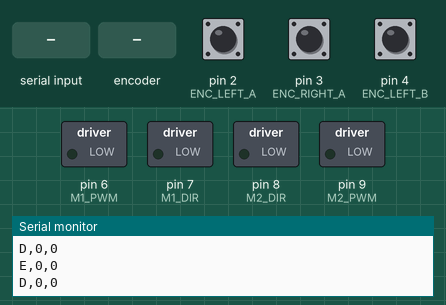
Simulated run of this sketch. Board: Arduino Mega 2560, built with avr-gcc and run on an emulated ATmega2560. Shown: switched loads named in the sketch (green lamp = pin HIGH), the last lines printed to the serial monitor. Dashed ring = blinking. The test bench sets the inputs (shaded band); at power-on: pin 2 (ENC_LEFT_A) HIGH, pin 3 (ENC_RIGHT_A) HIGH, pin 4 (ENC_LEFT_B) HIGH.

Above: at 1.2 s.
1.3 s: "V,,45\n" received over Serial
At 2.6 s:
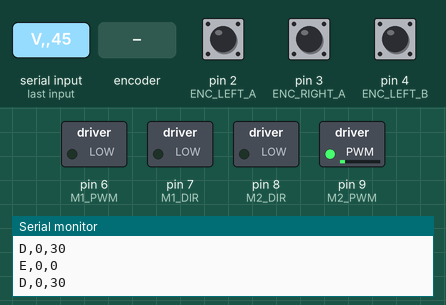
4.3 s: "P,90\n" received over Serial
At 5.0 s:
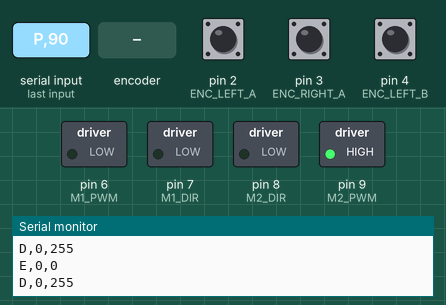
5.8 s: rotary encoder on pin 2 (ENC_LEFT_A) / pin 4 (ENC_LEFT_B) turned 1 step (first pin leading)
At 6.1 s:
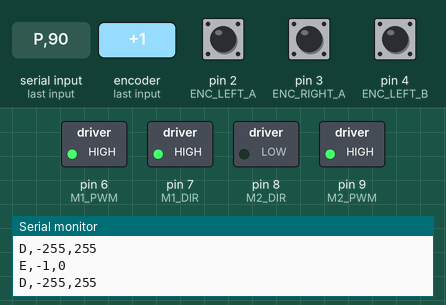
8.8 s: rotary encoder on pin 2 (ENC_LEFT_A) / pin 4 (ENC_LEFT_B) turned 1 step (first pin leading)
At 9.31 s:
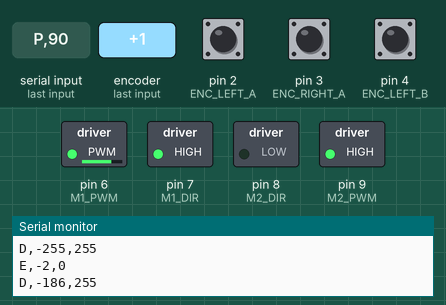
11.8 s: rotary encoder on pin 2 (ENC_LEFT_A) / pin 4 (ENC_LEFT_B) turned 2 steps (second pin leading)
At 12.11 s:
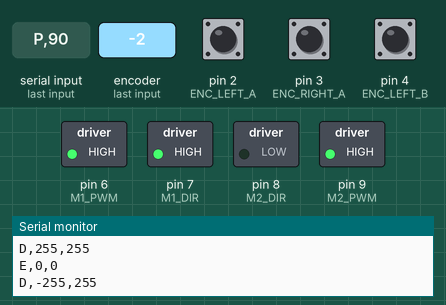
Timing chart, 0 to 14.8 s (numbered marks = the images above; inputs shaded):
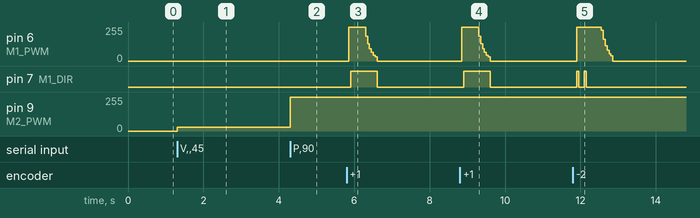

Measured:
- after the input at 1.3 s, pin 9 (M2_PWM): 0/255 → 30/255 at once
- after the input at 4.3 s, pin 9 (M2_PWM): 30/255 → 255/255 at once
- after the input at 5.8 s, pin 6 (M1_PWM): 0/255 → 255/255 after 0.05 s, → 0/255 0.45 s later; pin 7 (M1_DIR): LOW → HIGH after 0.10 s, → LOW 0.70 s later
- after the input at 8.8 s, pin 6 (M1_PWM): 0/255 → 255/255 after 0.06 s, → 0/255 0.45 s later; pin 7 (M1_DIR): LOW → HIGH after 0.11 s, → LOW 0.70 s later
- after the input at 11.8 s, pin 6 (M1_PWM): 0/255 → 255/255 after 0.11 s, → 0/255 0.65 s later; pin 7 (M1_DIR): alternates HIGH for 0.05 s and LOW for 0.15 s, 4 changes in all, then stays LOW, starting after 0.11 s

The sketch:

motor_control_pid.ino
```cpp
// PID Motor Control Firmware for Arduino Mega  (clean rewrite 2026-06-27)
// Raw serial protocol (no rosserial):
//   Pi -> "V,leftTPS,rightTPS\n"   velocity mode (PID)
//   Pi -> "M,leftPWM,rightPWM\n"   raw PWM (no PID, fallback)
//   Pi -> "S\n"                    stop (exit PID, halt)
//   Pi -> "R\n"                    reset encoders
//   Pi -> "P,Kp,Ki,Kd\n"          tune gains live
//   Arduino -> "E,leftTicks,rightTicks\n"  every 50ms
//   Arduino -> "D,leftPWM,rightPWM\n"      every 50ms (debug: commanded PWM)
//
// CHANGES vs the old firmware (all aimed at killing stutter):
//   1. Derivative low-pass filter. Raw d(error)/dt on a 50ms encoder diff is
//      extremely noisy; that noise was injected straight into PWM = stutter.
//   2. Conditional integration (clamp-on-saturate) anti-windup. The integral
//      no longer keeps growing when PWM is already saturated, so it doesn't
//      dump a big correction later = no lurch.
//   3. Firmware-side slew limiter on the COMMANDED target velocity. Even if a
//      step target arrives, the internal target ramps smoothly = jerk-free.
//   4. Right encoder counts POSITIVE on forward in the ISR, so the PID
//      feedback line needs NO negation -> matches the co-owned ultrasonic
//      firmware convention. Keeps both builds consistent.
//
// NOTE on the right wheel: after the right-motor lead swap, the right encoder
// previously read negative on forward, which the OLD firmware patched with a
// negation in the velocity calc. This rewrite instead flips the right ISR so
// the count itself is positive on forward. Net feedback sign is identical;
// the code is now consistent with motor_control_pid_ultrasonic.ino.

// ===================== PINS =====================
#define ENC_LEFT_A 2
#define ENC_LEFT_B 4
#define ENC_RIGHT_A 3
#define ENC_RIGHT_B 5

#define M1_PWM 6
#define M1_DIR 7
#define M2_PWM 9
#define M2_DIR 8

// ===================== ENCODERS =====================
volatile long leftTicks = 0;
volatile long rightTicks = 0;

long prevLeftTicks = 0;
long prevRightTicks = 0;

// ===================== PID GAINS =====================
// Defaults; the bridge overrides these on connect via "P,".
float Kp = 0.15;
float Ki = 0.08;
float Kd = 0.0;

// ===================== PID STATE =====================
float leftErrorSum = 0;
float leftErrorPrev = 0;
float leftDerivFilt = 0;     // filtered derivative state
int   leftPWM = 0;

float rightErrorSum = 0;
float rightErrorPrev = 0;
float rightDerivFilt = 0;
int   rightPWM = 0;

// ===================== TARGETS / SLEW =====================
// commandedTargetVel = what the Pi asked for.
// rampedTargetVel    = what the PID actually chases (slew-limited).
float leftCmdVel = 0;
float rightCmdVel = 0;
float leftRampVel = 0;
float rightRampVel = 0;

bool pidMode = false;

// ===================== LIMITS / CONSTANTS =====================
const float integralLimit = 800.0;   // generous; conditional integration is the real guard
const int   minPWM = 30;             // static-friction floor
const float maxTPS = 3000.0;         // physical ceiling (on-ground ~2830 tps @255)
// Slew: max change in target tps per PID tick (50ms).
// 250 tps/tick @ 20 ticks/s = ~5000 tps/s => 0->2000 in ~0.4s. Smooth, not sluggish.
const float slewPerTick = 250.0;
// Derivative filter coefficient (0..1). Lower = more smoothing.
const float derivAlpha = 0.3;

// ===================== TIMING =====================
unsigned long lastPIDUpdate = 0;
unsigned long lastPublish = 0;
const unsigned long pidInterval = 50;
const unsigned long publishInterval = 50;

String inputBuffer = "";

// ===================== ISR =====================
void leftEncoderISR() {
  if (digitalRead(ENC_LEFT_B) == HIGH) leftTicks++;
  else                                 leftTicks--;
}

// Right ISR INVERTED vs left so the right wheel counts POSITIVE on forward
// (post motor-lead-swap). This removes the need to negate in the velocity calc.
void rightEncoderISR() {
  if (digitalRead(ENC_RIGHT_B) == HIGH) rightTicks--;
  else                                  rightTicks++;
}

// ===================== MOTOR =====================
void setMotor(int pwmPin, int dirPin, int speed) {
  if (speed >= 0) {
    digitalWrite(dirPin, LOW);
    analogWrite(pwmPin, constrain(speed, 0, 255));
  } else {
    digitalWrite(dirPin, HIGH);
    analogWrite(pwmPin, constrain(-speed, 0, 255));
  }
}

void resetPIDState() {
  leftErrorSum = 0; rightErrorSum = 0;
  leftErrorPrev = 0; rightErrorPrev = 0;
  leftDerivFilt = 0; rightDerivFilt = 0;
}

void stopMotors() {
  leftCmdVel = 0;  rightCmdVel = 0;
  leftRampVel = 0; rightRampVel = 0;
  leftPWM = 0;     rightPWM = 0;
  resetPIDState();
  setMotor(M1_PWM, M1_DIR, 0);
  setMotor(M2_PWM, M2_DIR, 0);
}

// ===================== SLEW LIMITER =====================
float slew(float cur, float tgt) {
  float d = tgt - cur;
  if (d >  slewPerTick) return cur + slewPerTick;
  if (d < -slewPerTick) return cur - slewPerTick;
  return tgt;
}

// ===================== PID =====================
// Conditional-integration anti-windup + filtered derivative.
int computePID(float target, float actual,
               float &errorSum, float &errorPrev, float &derivFilt, float dt) {
  float error = target - actual;

  // Filtered derivative (low-pass on the raw derivative).
  float rawDeriv = (dt > 0) ? (error - errorPrev) / dt : 0.0;
  derivFilt = derivAlpha * rawDeriv + (1.0 - derivAlpha) * derivFilt;
  errorPrev = error;

  // Tentative integral.
  float newSum = errorSum + error * dt;
  if (newSum >  integralLimit) newSum =  integralLimit;
  if (newSum < -integralLimit) newSum = -integralLimit;

  // Unsaturated output with tentative integral.
  float output = (Kp * error) + (Ki * newSum) + (Kd * derivFilt);

  // Conditional integration: only commit the integral if we are NOT pushing
  // further into saturation. Stops windup that causes post-saturation lurch.
  bool saturated = (output > 255.0) || (output < -255.0);
  bool drivingDeeper = (output > 0 && error > 0) || (output < 0 && error < 0);
  if (!(saturated && drivingDeeper)) {
    errorSum = newSum;   // accept
  }
  // else keep old errorSum (freeze integral)

  // Recompute with the committed integral.
  output = (Kp * error) + (Ki * errorSum) + (Kd * derivFilt);

  int pwm = (int)output;

  // Static-friction floor (only when actually commanding motion).
  if (target != 0 && pwm > 0 && pwm < minPWM) pwm = minPWM;
  if (target != 0 && pwm < 0 && pwm > -minPWM) pwm = -minPWM;
  if (target == 0 && abs(pwm) < minPWM) pwm = 0;

  return constrain(pwm, -255, 255);
}

// ===================== SERIAL =====================
void processCommand(String cmd) {
  if (cmd.startsWith("V,")) {
    int c1 = cmd.indexOf(',');
    int c2 = cmd.indexOf(',', c1 + 1);
    if (c2 == -1) return;
    float l = cmd.substring(c1 + 1, c2).toFloat();
    float r = cmd.substring(c2 + 1).toFloat();
    // Clamp to physical ceiling.
    l = constrain(l, -maxTPS, maxTPS);
    r = constrain(r, -maxTPS, maxTPS);
    leftCmdVel = l;
    rightCmdVel = r;
    pidMode = true;
  }
  else if (cmd.startsWith("M,")) {
    int c1 = cmd.indexOf(',');
    int c2 = cmd.indexOf(',', c1 + 1);
    if (c2 == -1) return;
    int ls = cmd.substring(c1 + 1, c2).toInt();
    int rs = cmd.substring(c2 + 1).toInt();
    pidMode = false;
    resetPIDState();
    setMotor(M1_PWM, M1_DIR, ls);
    setMotor(M2_PWM, M2_DIR, rs);
  }
  else if (cmd.startsWith("S")) {
    pidMode = false;
    stopMotors();
  }
  else if (cmd.startsWith("R")) {
    noInterrupts();
    leftTicks = 0;
    rightTicks = 0;
    interrupts();
    prevLeftTicks = 0;
    prevRightTicks = 0;
  }
  else if (cmd.startsWith("P,")) {
    int c1 = cmd.indexOf(',');
    int c2 = cmd.indexOf(',', c1 + 1);
    int c3 = cmd.indexOf(',', c2 + 1);
    if (c3 == -1) return;
    Kp = cmd.substring(c1 + 1, c2).toFloat();
    Ki = cmd.substring(c2 + 1, c3).toFloat();
    Kd = cmd.substring(c3 + 1).toFloat();
    resetPIDState();
    Serial.print("PID,");
    Serial.print(Kp, 3); Serial.print(",");
    Serial.print(Ki, 3); Serial.print(",");
    Serial.println(Kd, 3);
  }
}

// ===================== SETUP =====================
void setup() {
  Serial.begin(115200);

  pinMode(M1_PWM, OUTPUT); pinMode(M1_DIR, OUTPUT);
  pinMode(M2_PWM, OUTPUT); pinMode(M2_DIR, OUTPUT);
  analogWrite(M1_PWM, 0);  analogWrite(M2_PWM, 0);

  pinMode(ENC_LEFT_A, INPUT_PULLUP);  pinMode(ENC_LEFT_B, INPUT);
  pinMode(ENC_RIGHT_A, INPUT_PULLUP); pinMode(ENC_RIGHT_B, INPUT);

  attachInterrupt(digitalPinToInterrupt(ENC_LEFT_A), leftEncoderISR, RISING);
  attachInterrupt(digitalPinToInterrupt(ENC_RIGHT_A), rightEncoderISR, RISING);

  Serial.println("READY");
}

// ===================== MAIN LOOP =====================
void loop() {
  while (Serial.available()) {
    char c = Serial.read();
    if (c == '\n') {
      inputBuffer.trim();
      processCommand(inputBuffer);
      inputBuffer = "";
    } else {
      inputBuffer += c;
    }
  }

  unsigned long now = millis();

  if (pidMode && (now - lastPIDUpdate >= pidInterval)) {
    float dt = (now - lastPIDUpdate) / 1000.0;
    lastPIDUpdate = now;

    long lt, rt;
    noInterrupts();
    lt = leftTicks;
    rt = rightTicks;
    interrupts();

    // Both wheels positive on forward now (right ISR inverted). No negation.
    float leftActualVel  = (lt - prevLeftTicks) / dt;
    float rightActualVel = (rt - prevRightTicks) / dt;
    prevLeftTicks = lt;
    prevRightTicks = rt;

    // Slew-limit the target the PID chases (firmware-side smooth accel/decel).
    leftRampVel  = slew(leftRampVel,  leftCmdVel);
    rightRampVel = slew(rightRampVel, rightCmdVel);

    leftPWM  = computePID(leftRampVel,  leftActualVel,
                          leftErrorSum,  leftErrorPrev,  leftDerivFilt,  dt);
    rightPWM = computePID(rightRampVel, rightActualVel,
                          rightErrorSum, rightErrorPrev, rightDerivFilt, dt);

    setMotor(M1_PWM, M1_DIR, leftPWM);
    setMotor(M2_PWM, M2_DIR, rightPWM);
  }

  if (now - lastPublish >= publishInterval) {
    lastPublish = now;

    long lt, rt;
    noInterrupts();
    lt = leftTicks;
    rt = rightTicks;
    interrupts();

    Serial.print("E,");
    Serial.print(lt); Serial.print(",");
    Serial.println(rt);
    Serial.print("D,");
    Serial.print(leftPWM); Serial.print(",");
    Serial.println(rightPWM);
  }
}
```
